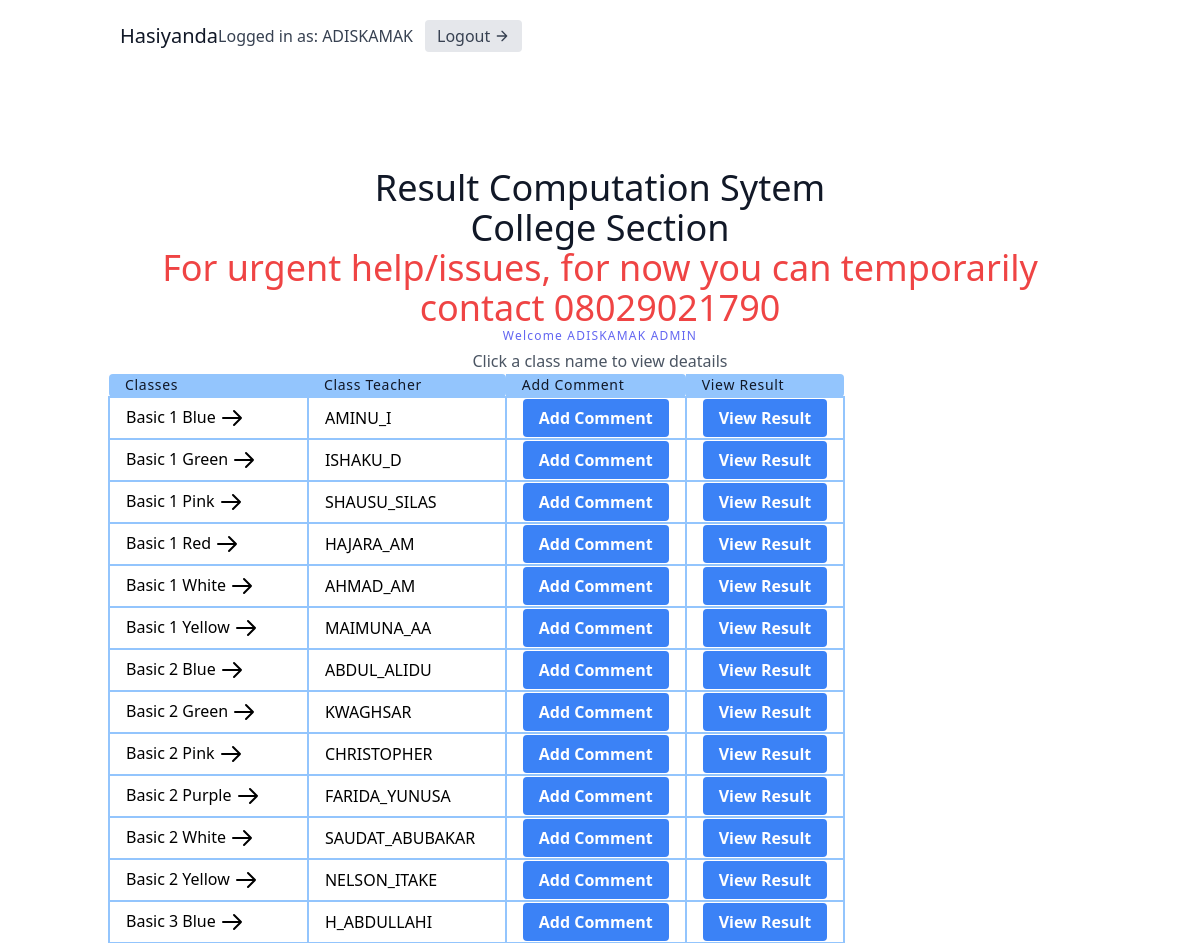
The app's page /classList/ (signed in, upper part), older data.
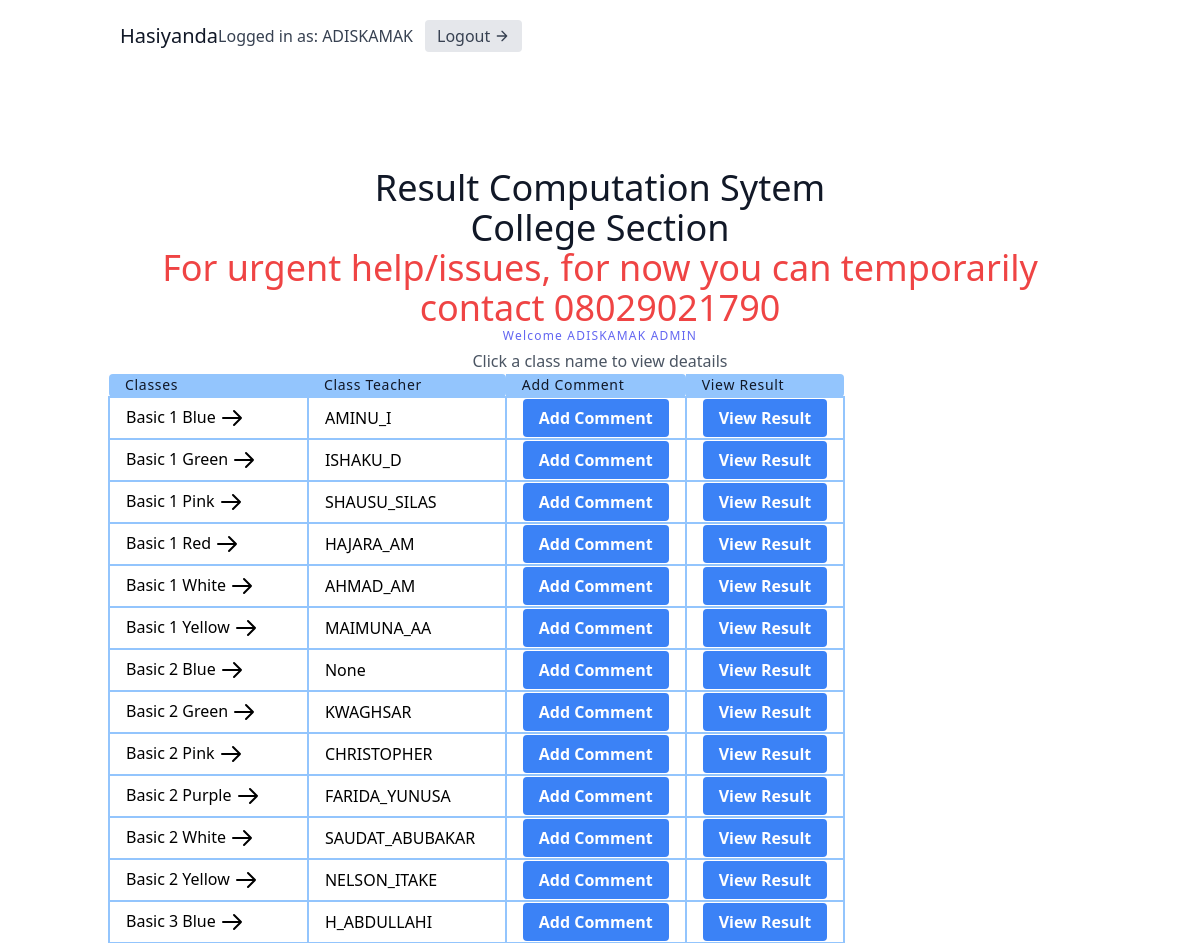
The same page, newer data.
### result/models.py (models this page shows, shortened)
class classArmTeacher(models.Model):
    className = models.ForeignKey(all_class, on_delete=models.CASCADE, null=True)
    classArm = models.ForeignKey(classArm, related_name='classArm', on_delete=models.CASCADE, null=True)
    classTeacher = models.ForeignKey(User, on_delete=models.SET_NULL, null=True)
    date = models.DateTimeField(auto_now_add=True)
    class Meta:
        ordering = ['className']

class all_class(models.Model):
    className = models.CharField(max_length=100 , unique=True)
    section = models.ForeignKey(section, on_delete=models.CASCADE, null=True)
    complete = models.BooleanField(default=False)
    date = models.DateTimeField(auto_now_add=True)
    def __str__(self):
        return self.className
    class Meta:
        ordering = ['className']

class classArm(models.Model):
    armName = models.CharField(max_length=100 , unique=True)
    def __str__(self):
        return self.armName
    class Meta:
        ordering = ['armName']

### users/models.py (models this page shows, shortened)
class User(AbstractUser):
    class Role(models.TextChoices):
        ADMIN = 'admin'
        TEACHER = 'teacher'
        STUDENT = 'student'
    base_role = Role.TEACHER
    role = models.CharField(max_length=10, choices= Role.choices , null=True, blank=True)
    section = models.ForeignKey('result.section', on_delete=models.SET_NULL, null=True , blank=True)
    class Meta:
        db_table = 'auth_user'
    def __str__(self):
        return self.username

### result/views.py (the view)
# urls.py: path('classList/', classList.as_view(), name='classList'),
class classList(ListView):
    model = classArmTeacher
    template_name = 'result/classList.html'
    def get_context_data(self, **kwargs):
        context = super(classList, self).get_context_data(**kwargs)
        if self.request.user.is_staff:
            context['all_class'] = classArmTeacher.objects.all()
        else:
            context['all_class'] = classArmTeacher.objects.filter(className__section__sectionName = self.request.user.section)
            context['sectionSubjects'] = allsubject.objects.filter(className__className__section__sectionName = self.request.user.section).values('className__className').distinct()
        return context

### result/models.py (called while the page is built)
    def __str__(self):
        return self.sectionName

### result/templates/result/classList.html (shortened to what this page needs)
<script src="https://cdn.tailwindcss.com"></script>
<link rel="stylesheet" href="https://cdn.tailgrids.com/tailgrids-fallback.css" />
{% include 'navbar.html' %}
<section class="text-gray-600 body-font">
   <div class="container px-5 py-24 mx-auto">
     <div class="flex flex-col text-center w-full">
       <h1 class="sm:text-4xl text-3xl font-medium title-font text-gray-900">Result Computation Sytem</h1>
       <h1 class="sm:text-4xl text-3xl font-medium title-font text-gray-900">{{ user.section }} Section</h1>
       <h1 class="sm:text-4xl text-3xl font-medium title-font text-red-500">For urgent help/issues, for now you can temporarily contact 08029021790</h1>
       <h2 class="text-xs text-indigo-500 tracking-widest font-medium title-font mb-1">Welcome {{user.username}} {{user.role}}</h2>
       <p class=" mx-auto leading-relaxed text-base">Click a class name to view deatails</p>
     </div>
     <div class="w-full mx-auto">
      <table class="table-auto w-auto text-left whitespace-no-wrap">
        <thead>
          <tr>
            <th class="px-4 title-font tracking-wider font-medium text-gray-900 text-sm bg-blue-300 rounded-tl rounded-bl">Classes</th>
            <th class="px-4 title-font tracking-wider font-medium text-gray-900 text-sm bg-blue-300 rounded-tr rounded-br">Class Teacher</th>
            <th class="px-4 title-font tracking-wider font-medium text-gray-900 text-sm bg-blue-300 rounded-tr rounded-br">Add Comment</th>
            <th class="px-4 title-font tracking-wider font-medium text-gray-900 text-sm bg-blue-300 rounded-tr rounded-br">View Result</th>
          </tr>
        </thead>
        <tbody>
           {% for class in all_class %}
          <tr>
            <td class="hover:bg-green-300 px-4 border-2 border-blue-300">
              <a href="{% url 'result:classDetails' class.id %}">
               {{ class.className }} {{ class.classArm }}
               <svg xmlns="http://www.w3.org/2000/svg" class="h-6 w-6 inline-block" fill="none" viewBox="0 0 24 24" stroke="currentColor">
             </a>
           </td>
            <td class="px-4 border-2 border-blue-300"> {{ class.classTeacher }} </td>
            {%if class.classTeacher == user.username  or request.user.is_staff%}
            <td class="px-4 border-2 border-blue-300">
             <button class="bg-blue-500 hover:bg-blue-700 text-white font-bold py-2 px-4 rounded">
              <a href="{% url 'result:addComment' class.id %}">
               Add Comment
             </a>
            </button>
            </td>
            <td class="px-4 border-2 border-blue-300">
             <button class="bg-blue-500 hover:bg-blue-700 text-white font-bold py-2 px-4 rounded">
              <a href="{% url 'result:examResult' class.id %}">
               View Result
             </a>
            {% else %}
            <td class="px-4 border-2 border-blue-300"> </td>
            {% endif %}
          </tr>
          {% endfor %}
        </tbody>
      </table>
    </div>
   </div>
 </section>

Row changes from the older to the newer data that the page shows:
changed classArmTeacher: classTeacher "ABDUL_ALIDU" → "None"
